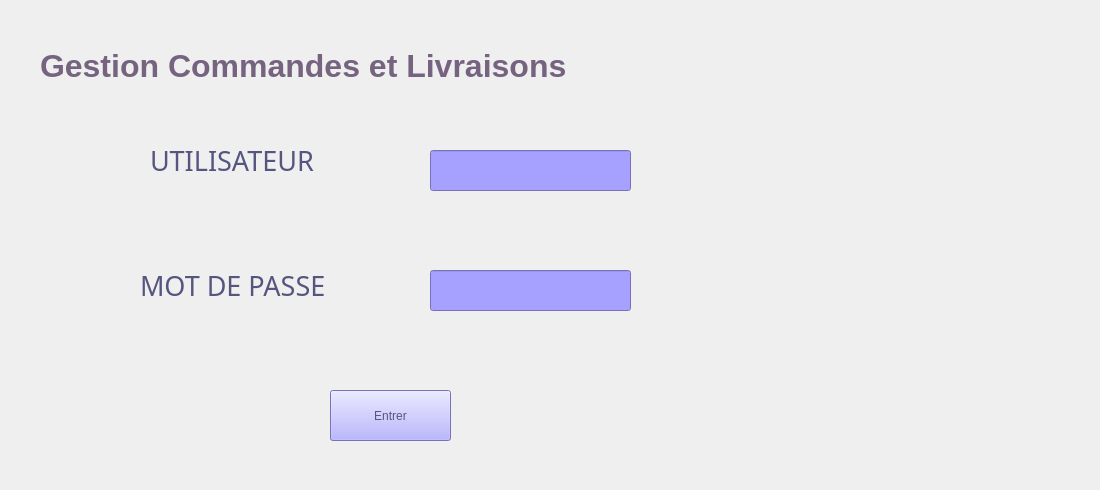
    <widget class="QWidget" name="page">
     <widget class="QLineEdit" name="password">
      <property name="geometry">
       <rect>
        <x>430</x>
        <y>270</y>
        <width>201</width>
        <height>41</height>
       </rect>
      </property>
      <property name="styleSheet">
       <string notr="true">background-color :rgb(166, 160, 255)</string>
      </property>
      <property name="echoMode">
       <enum>QLineEdit::Password</enum>
      </property>
     </widget>
     <widget class="QLabel" name="label_42">
      <property name="geometry">
       <rect>
        <x>150</x>
        <y>150</y>
        <width>171</width>
        <height>21</height>
       </rect>
      </property>
      <property name="palette">
       <palette>
        <active>
         <colorrole role="WindowText">
          <brush brushstyle="SolidPattern">
           <color alpha="255">
            <red>85</red>
            <green>85</green>
            <blue>127</blue>
           </color>
          </brush>
         </colorrole>
         <colorrole role="Text">
          <brush brushstyle="SolidPattern">
           <color alpha="255">
            <red>85</red>
            <green>85</green>
            <blue>127</blue>
           </color>
          </brush>
         </colorrole>
         <colorrole role="ButtonText">
          <brush brushstyle="SolidPattern">
           <color alpha="255">
            <red>85</red>
            <green>85</green>
            <blue>127</blue>
           </color>
          </brush>
         </colorrole>
         <colorrole role="PlaceholderText">
          <brush brushstyle="NoBrush">
           <color alpha="128">
            <red>85</red>
            <green>85</green>
            <blue>127</blue>
           </color>
          </brush>
         </colorrole>
        </active>
        <inactive>
         <colorrole role="WindowText">
          <brush brushstyle="SolidPattern">
           <color alpha="255">
            <red>85</red>
            <green>85</green>
            <blue>127</blue>
           </color>
          </brush>
         </colorrole>
         <colorrole role="Text">
          <brush brushstyle="SolidPattern">
           <color alpha="255">
            <red>85</red>
            <green>85</green>
            <blue>127</blue>
           </color>
          </brush>
         </colorrole>
         <colorrole role="ButtonText">
          <brush brushstyle="SolidPattern">
           <color alpha="255">
            <red>85</red>
            <green>85</green>
            <blue>127</blue>
           </color>
          </brush>
         </colorrole>
         <colorrole role="PlaceholderText">
          <brush brushstyle="NoBrush">
           <color alpha="128">
            <red>85</red>
            <green>85</green>
            <blue>127</blue>
           </color>
          </brush>
         </colorrole>
        </inactive>
        <disabled>
         <colorrole role="WindowText">
          <brush brushstyle="SolidPattern">
           <color alpha="255">
            <red>85</red>
            <green>85</green>
            <blue>127</blue>
           </color>
          </brush>
         </colorrole>
         <colorrole role="Text">
          <brush brushstyle="SolidPattern">
           <color alpha="255">
            <red>85</red>
            <green>85</green>
            <blue>127</blue>
           </color>
          </brush>
         </colorrole>
         <colorrole role="ButtonText">
          <brush brushstyle="SolidPattern">
           <color alpha="255">
            <red>85</red>
            <green>85</green>
            <blue>127</blue>
           </color>
          </brush>
         </colorrole>
         <colorrole role="PlaceholderText">
          <brush brushstyle="NoBrush">
           <color alpha="128">
            <red>85</red>
            <green>85</green>
            <blue>127</blue>
           </color>
          </brush>
         </colorrole>
        </disabled>
       </palette>
      </property>
      <property name="font">
       <font>
        <family>Lucida Calligraphy</family>
        <pointsize>20</pointsize>
       </font>
      </property>
      <property name="toolTip">
       <string>&lt;!DOCTYPE HTML PUBLIC &quot;-//W3C//DTD HTML 4.0//EN&quot; &quot;http://www.w3.org/TR/REC-html40/strict.dtd&quot;&gt;
&lt;html&gt;&lt;head&gt;&lt;meta name=&quot;qrichtext&quot; content=&quot;1&quot; /&gt;&lt;style type=&quot;text/css&quot;&gt;
p, li { white-space: pre-wrap; }
&lt;/style&gt;&lt;/head&gt;&lt;body style=&quot; font-family:'Lucida Calligraphy'; font-size:20pt; font-weight:400; font-style:normal;&quot;&gt;
&lt;p style=&quot; margin-top:0px; margin-bottom:0px; margin-left:0px; margin-right:0px; -qt-block-indent:0; text-indent:0px;&quot;&gt;&lt;span style=&quot; font-weight:600; font-style:italic; color:#00ffff;&quot;&gt;Utilisateur&lt;/span&gt;&lt;/p&gt;&lt;/body&gt;&lt;/html&gt;</string>
      </property>
      <property name="autoFillBackground">
       <bool>false</bool>
      </property>
      <property name="styleSheet">
       <string notr="true">color:rgb(85, 85, 127)</string>
      </property>
      <property name="text">
       <string>UTILISATEUR</string>
      </property>
     </widget>
     <widget class="QLabel" name="label_43">
      <property name="geometry">
       <rect>
        <x>140</x>
        <y>270</y>
        <width>191</width>
        <height>31</height>
       </rect>
      </property>
      <property name="palette">
       <palette>
        <active>
         <colorrole role="WindowText">
          <brush brushstyle="SolidPattern">
           <color alpha="255">
            <red>85</red>
            <green>85</green>
            <blue>127</blue>
           </color>
          </brush>
         </colorrole>
         <colorrole role="Text">
          <brush brushstyle="SolidPattern">
           <color alpha="255">
            <red>85</red>
            <green>85</green>
            <blue>127</blue>
           </color>
          </brush>
         </colorrole>
         <colorrole role="ButtonText">
          <brush brushstyle="SolidPattern">
           <color alpha="255">
            <red>85</red>
            <green>85</green>
            <blue>127</blue>
           </color>
          </brush>
         </colorrole>
         <colorrole role="PlaceholderText">
          <brush brushstyle="NoBrush">
           <color alpha="128">
            <red>85</red>
            <green>85</green>
            <blue>127</blue>
           </color>
          </brush>
         </colorrole>
        </active>
        <inactive>
         <colorrole role="WindowText">
          <brush brushstyle="SolidPattern">
           <color alpha="255">
            <red>85</red>
            <green>85</green>
            <blue>127</blue>
           </color>
          </brush>
         </colorrole>
         <colorrole role="Text">
          <brush brushstyle="SolidPattern">
           <color alpha="255">
            <red>85</red>
            <green>85</green>
            <blue>127</blue>
           </color>
          </brush>
         </colorrole>
         <colorrole role="ButtonText">
          <brush brushstyle="SolidPattern">
           <color alpha="255">
            <red>85</red>
            <green>85</green>
            <blue>127</blue>
           </color>
          </brush>
         </colorrole>
         <colorrole role="PlaceholderText">
          <brush brushstyle="NoBrush">
           <color alpha="128">
            <red>85</red>
            <green>85</green>
            <blue>127</blue>
           </color>
          </brush>
         </colorrole>
        </inactive>
        <disabled>
         <colorrole role="WindowText">
          <brush brushstyle="SolidPattern">
           <color alpha="255">
            <red>85</red>
            <green>85</green>
            <blue>127</blue>
           </color>
          </brush>
         </colorrole>
         <colorrole role="Text">
          <brush brushstyle="SolidPattern">
           <color alpha="255">
            <red>85</red>
            <green>85</green>
            <blue>127</blue>
           </color>
          </brush>
         </colorrole>
         <colorrole role="ButtonText">
          <brush brushstyle="SolidPattern">
           <color alpha="255">
            <red>85</red>
            <green>85</green>
            <blue>127</blue>
           </color>
          </brush>
         </colorrole>
         <colorrole role="PlaceholderText">
          <brush brushstyle="NoBrush">
           <color alpha="128">
            <red>85</red>
            <green>85</green>
            <blue>127</blue>
           </color>
          </brush>
         </colorrole>
        </disabled>
       </palette>
      </property>
      <property name="font">
       <font>
        <family>Lucida Calligraphy</family>
        <pointsize>20</pointsize>
       </font>
      </property>
      <property name="styleSheet">
       <string notr="true">color:rgb(85, 85, 127)</string>
      </property>
      <property name="text">
       <string>MOT DE PASSE</string>
      </property>
     </widget>
     <widget class="QLineEdit" name="username">
      <property name="geometry">
       <rect>
        <x>430</x>
        <y>150</y>
        <width>201</width>
        <height>41</height>
       </rect>
      </property>
      <property name="palette">
       <palette>
        <active>
         <colorrole role="Button">
          <brush brushstyle="SolidPattern">
           <color alpha="255">
            <red>166</red>
            <green>160</green>
            <blue>255</blue>
           </color>
          </brush>
         </colorrole>
         <colorrole role="Base">
          <brush brushstyle="SolidPattern">
           <color alpha="255">
            <red>166</red>
            <green>160</green>
            <blue>255</blue>
           </color>
          </brush>
         </colorrole>
         <colorrole role="Window">
          <brush brushstyle="SolidPattern">
           <color alpha="255">
            <red>166</red>
            <green>160</green>
            <blue>255</blue>
           </color>
          </brush>
         </colorrole>
        </active>
        <inactive>
         <colorrole role="Button">
          <brush brushstyle="SolidPattern">
           <color alpha="255">
            <red>166</red>
            <green>160</green>
            <blue>255</blue>
           </color>
          </brush>
         </colorrole>
         <colorrole role="Base">
          <brush brushstyle="SolidPattern">
           <color alpha="255">
            <red>166</red>
            <green>160</green>
            <blue>255</blue>
           </color>
          </brush>
         </colorrole>
         <colorrole role="Window">
          <brush brushstyle="SolidPattern">
           <color alpha="255">
            <red>166</red>
            <green>160</green>
            <blue>255</blue>
           </color>
          </brush>
         </colorrole>
        </inactive>
        <disabled>
         <colorrole role="Button">
          <brush brushstyle="SolidPattern">
           <color alpha="255">
            <red>166</red>
            <green>160</green>
            <blue>255</blue>
           </color>
          </brush>
         </colorrole>
         <colorrole role="Base">
          <brush brushstyle="SolidPattern">
           <color alpha="255">
            <red>166</red>
            <green>160</green>
            <blue>255</blue>
           </color>
          </brush>
         </colorrole>
         <colorrole role="Window">
          <brush brushstyle="SolidPattern">
           <color alpha="255">
            <red>166</red>
            <green>160</green>
            <blue>255</blue>
           </color>
          </brush>
         </colorrole>
        </disabled>
       </palette>
      </property>
      <property name="styleSheet">
       <string notr="true">background-color :rgb(166, 160, 255)</string>
      </property>
     </widget>
     <widget class="QPushButton" name="pushButton_9">
      <property name="geometry">
       <rect>
        <x>330</x>
        <y>390</y>
        <width>121</width>
        <height>51</height>
       </rect>
      </property>
      <property name="palette">
       <palette>
        <active>
         <colorrole role="WindowText">
          <brush brushstyle="SolidPattern">
           <color alpha="255">
            <red>85</red>
            <green>85</green>
            <blue>127</blue>
           </color>
          </brush>
         </colorrole>
         <colorrole role="Button">
          <brush brushstyle="SolidPattern">
           <color alpha="255">
            <red>166</red>
            <green>160</green>
            <blue>255</blue>
           </color>
          </brush>
         </colorrole>
         <colorrole role="Text">
          <brush brushstyle="SolidPattern">
           <color alpha="255">
            <red>85</red>
            <green>85</green>
            <blue>127</blue>
           </color>
          </brush>
         </colorrole>
         <colorrole role="ButtonText">
          <brush brushstyle="SolidPattern">
           <color alpha="255">
            <red>85</red>
            <green>85</green>
            <blue>127</blue>
           </color>
          </brush>
         </colorrole>
         <colorrole role="Base">
          <brush brushstyle="SolidPattern">
           <color alpha="255">
            <red>166</red>
            <green>160</green>
            <blue>255</blue>
           </color>
          </brush>
         </colorrole>
         <colorrole role="Window">
          <brush brushstyle="SolidPattern">
           <color alpha="255">
            <red>166</red>
            <green>160</green>
            <blue>255</blue>
           </color>
          </brush>
         </colorrole>
         <colorrole role="PlaceholderText">
          <brush brushstyle="NoBrush">
           <color alpha="128">
            <red>85</red>
            <green>85</green>
            <blue>127</blue>
           </color>
          </brush>
         </colorrole>
        </active>
        <inactive>
         <colorrole role="WindowText">
          <brush brushstyle="SolidPattern">
           <color alpha="255">
            <red>85</red>
            <green>85</green>
            <blue>127</blue>
           </color>
          </brush>
         </colorrole>
         <colorrole role="Button">
          <brush brushstyle="SolidPattern">
           <color alpha="255">
            <red>166</red>
            <green>160</green>
            <blue>255</blue>
           </color>
          </brush>
         </colorrole>
         <colorrole role="Text">
          <brush brushstyle="SolidPattern">
           <color alpha="255">
            <red>85</red>
            <green>85</green>
            <blue>127</blue>
           </color>
          </brush>
         </colorrole>
         <colorrole role="ButtonText">
          <brush brushstyle="SolidPattern">
           <color alpha="255">
            <red>85</red>
            <green>85</green>
            <blue>127</blue>
           </color>
          </brush>
         </colorrole>
         <colorrole role="Base">
          <brush brushstyle="SolidPattern">
           <color alpha="255">
            <red>166</red>
            <green>160</green>
            <blue>255</blue>
           </color>
          </brush>
         </colorrole>
         <colorrole role="Window">
          <brush brushstyle="SolidPattern">
           <color alpha="255">
            <red>166</red>
            <green>160</green>
            <blue>255</blue>
           </color>
          </brush>
         </colorrole>
         <colorrole role="PlaceholderText">
          <brush brushstyle="NoBrush">
           <color alpha="128">
            <red>85</red>
            <green>85</green>
            <blue>127</blue>
           </color>
          </brush>
         </colorrole>
        </inactive>
        <disabled>
         <colorrole role="WindowText">
          <brush brushstyle="SolidPattern">
           <color alpha="255">
            <red>85</red>
            <green>85</green>
            <blue>127</blue>
           </color>
          </brush>
         </colorrole>
         <colorrole role="Button">
          <brush brushstyle="SolidPattern">
           <color alpha="255">
            <red>166</red>
            <green>160</green>
            <blue>255</blue>
           </color>
          </brush>
         </colorrole>
         <colorrole role="Text">
          <brush brushstyle="SolidPattern">
           <color alpha="255">
            <red>85</red>
            <green>85</green>
            <blue>127</blue>
           </color>
          </brush>
         </colorrole>
         <colorrole role="ButtonText">
          <brush brushstyle="SolidPattern">
           <color alpha="255">
            <red>85</red>
            <green>85</green>
            <blue>127</blue>
           </color>
          </brush>
         </colorrole>
         <colorrole role="Base">
          <brush brushstyle="SolidPattern">
           <color alpha="255">
            <red>166</red>
            <green>160</green>
            <blue>255</blue>
           </color>
          </brush>
         </colorrole>
         <colorrole role="Window">
          <brush brushstyle="SolidPattern">
           <color alpha="255">
            <red>166</red>
            <green>160</green>
            <blue>255</blue>
           </color>
          </brush>
         </colorrole>
         <colorrole role="PlaceholderText">
          <brush brushstyle="NoBrush">
           <color alpha="128">
            <red>85</red>
            <green>85</green>
            <blue>127</blue>
           </color>
          </brush>
         </colorrole>
        </disabled>
       </palette>
      </property>
      <property name="autoFillBackground">
       <bool>false</bool>
      </property>
      <property name="styleSheet">
       <string notr="true">color:rgb(85, 85, 127);
background-color :rgb(166, 160, 255);
font: 16pt &quot;MS Shell Dlg 2&quot;;</string>
      </property>
      <property name="text">
       <string>Entrer</string>
      </property>
     </widget>
     <widget class="QLabel" name="label_3">
      <property name="geometry">
       <rect>
        <x>-130</x>
        <y>0</y>
        <width>1091</width>
        <height>481</height>
       </rect>
      </property>
      <property name="styleSheet">
       <string notr="true">background-image:url(:/Downloads/smartshop2A18-gestion-employ-scong-s/gestionEC/resources/Cupcake_Roses_Pearl_Cake_Pink_color_514470_1280x853.jpg)</string>
      </property>
      <property name="text">
       <string/>
      </property>
     </widget>
     <widget class="QLabel" name="label_44">
      <property name="geometry">
       <rect>
        <x>40</x>
        <y>50</y>
        <width>571</width>
        <height>31</height>
       </rect>
      </property>
      <property name="palette">
       <palette>
        <active>
         <colorrole role="WindowText">
          <brush brushstyle="SolidPattern">
           <color alpha="255">
            <red>117</red>
            <green>99</green>
            <blue>127</blue>
           </color>
          </brush>
         </colorrole>
         <colorrole role="Text">
          <brush brushstyle="SolidPattern">
           <color alpha="255">
            <red>117</red>
            <green>99</green>
            <blue>127</blue>
           </color>
          </brush>
         </colorrole>
         <colorrole role="ButtonText">
          <brush brushstyle="SolidPattern">
           <color alpha="255">
            <red>117</red>
            <green>99</green>
            <blue>127</blue>
           </color>
          </brush>
         </colorrole>
         <colorrole role="PlaceholderText">
          <brush brushstyle="NoBrush">
           <color alpha="128">
            <red>117</red>
            <green>99</green>
            <blue>127</blue>
           </color>
          </brush>
         </colorrole>
        </active>
        <inactive>
         <colorrole role="WindowText">
          <brush brushstyle="SolidPattern">
           <color alpha="255">
            <red>117</red>
            <green>99</green>
            <blue>127</blue>
           </color>
          </brush>
         </colorrole>
         <colorrole role="Text">
          <brush brushstyle="SolidPattern">
           <color alpha="255">
            <red>117</red>
            <green>99</green>
            <blue>127</blue>
           </color>
          </brush>
         </colorrole>
         <colorrole role="ButtonText">
          <brush brushstyle="SolidPattern">
           <color alpha="255">
            <red>117</red>
            <green>99</green>
            <blue>127</blue>
           </color>
          </brush>
         </colorrole>
         <colorrole role="PlaceholderText">
          <brush brushstyle="NoBrush">
           <color alpha="128">
            <red>117</red>
            <green>99</green>
            <blue>127</blue>
           </color>
          </brush>
         </colorrole>
        </inactive>
        <disabled>
         <colorrole role="WindowText">
          <brush brushstyle="SolidPattern">
           <color alpha="255">
            <red>117</red>
            <green>99</green>
            <blue>127</blue>
           </color>
          </brush>
         </colorrole>
         <colorrole role="Text">
          <brush brushstyle="SolidPattern">
           <color alpha="255">
            <red>117</red>
            <green>99</green>
            <blue>127</blue>
           </color>
          </brush>
         </colorrole>
         <colorrole role="ButtonText">
          <brush brushstyle="SolidPattern">
           <color alpha="255">
            <red>117</red>
            <green>99</green>
            <blue>127</blue>
           </color>
          </brush>
         </colorrole>
         <colorrole role="PlaceholderText">
          <brush brushstyle="NoBrush">
           <color alpha="128">
            <red>117</red>
            <green>99</green>
            <blue>127</blue>
           </color>
          </brush>
         </colorrole>
        </disabled>
       </palette>
      </property>
      <property name="font">
       <font>
        <family>MS Shell Dlg 2</family>
        <pointsize>24</pointsize>
        <weight>75</weight>
        <bold>true</bold>
       </font>
      </property>
      <property name="toolTip">
       <string>&lt;!DOCTYPE HTML PUBLIC &quot;-//W3C//DTD HTML 4.0//EN&quot; &quot;http://www.w3.org/TR/REC-html40/strict.dtd&quot;&gt;
&lt;html&gt;&lt;head&gt;&lt;meta name=&quot;qrichtext&quot; content=&quot;1&quot; /&gt;&lt;style type=&quot;text/css&quot;&gt;
p, li { white-space: pre-wrap; }
&lt;/style&gt;&lt;/head&gt;&lt;body style=&quot; font-family:'Lucida Calligraphy'; font-size:20pt; font-weight:400; font-style:normal;&quot;&gt;
&lt;p style=&quot; margin-top:0px; margin-bottom:0px; margin-left:0px; margin-right:0px; -qt-block-indent:0; text-indent:0px;&quot;&gt;&lt;span style=&quot; font-weight:600; font-style:italic; color:#00ffff;&quot;&gt;Utilisateur&lt;/span&gt;&lt;/p&gt;&lt;/body&gt;&lt;/html&gt;</string>
      </property>
      <property name="autoFillBackground">
       <bool>false</bool>
      </property>
      <property name="styleSheet">
       <string notr="true">color:rgb(117, 99, 127)</string>
      </property>
      <property name="frameShape">
       <enum>QFrame::NoFrame</enum>
      </property>
      <property name="frameShadow">
       <enum>QFrame::Plain</enum>
      </property>
      <property name="text">
       <string>Gestion Commandes et Livraisons</string>
      </property>
      <property name="textFormat">
       <enum>Qt::AutoText</enum>
      </property>
      <property name="scaledContents">
       <bool>false</bool>
      </property>
      <property name="wordWrap">
       <bool>false</bool>
      </property>
     </widget>
     <zorder>label_3</zorder>
     <zorder>password</zorder>
     <zorder>label_42</zorder>
     <zorder>label_43</zorder>
     <zorder>username</zorder>
     <zorder>pushButton_9</zorder>
     <zorder>label_44</zorder>
    </widget>
